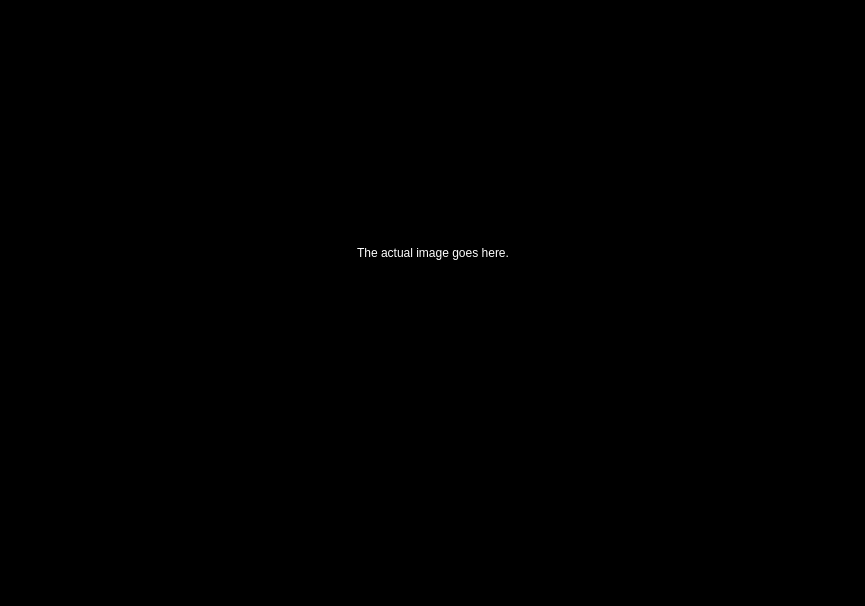
<?xml version="1.0" encoding="UTF-8"?>
<ui version="4.0">
 <class>Form</class>
 <widget class="QWidget" name="Form">
  <property name="geometry">
   <rect>
    <x>0</x>
    <y>0</y>
    <width>865</width>
    <height>606</height>
   </rect>
  </property>
  <property name="palette">
   <palette>
    <active>
     <colorrole role="WindowText">
      <brush brushstyle="SolidPattern">
       <color alpha="255">
        <red>255</red>
        <green>255</green>
        <blue>255</blue>
       </color>
      </brush>
     </colorrole>
     <colorrole role="Button">
      <brush brushstyle="SolidPattern">
       <color alpha="255">
        <red>0</red>
        <green>0</green>
        <blue>0</blue>
       </color>
      </brush>
     </colorrole>
     <colorrole role="Light">
      <brush brushstyle="SolidPattern">
       <color alpha="255">
        <red>0</red>
        <green>0</green>
        <blue>0</blue>
       </color>
      </brush>
     </colorrole>
     <colorrole role="Midlight">
      <brush brushstyle="SolidPattern">
       <color alpha="255">
        <red>0</red>
        <green>0</green>
        <blue>0</blue>
       </color>
      </brush>
     </colorrole>
     <colorrole role="Dark">
      <brush brushstyle="SolidPattern">
       <color alpha="255">
        <red>0</red>
        <green>0</green>
        <blue>0</blue>
       </color>
      </brush>
     </colorrole>
     <colorrole role="Mid">
      <brush brushstyle="SolidPattern">
       <color alpha="255">
        <red>0</red>
        <green>0</green>
        <blue>0</blue>
       </color>
      </brush>
     </colorrole>
     <colorrole role="Text">
      <brush brushstyle="SolidPattern">
       <color alpha="255">
        <red>255</red>
        <green>255</green>
        <blue>255</blue>
       </color>
      </brush>
     </colorrole>
     <colorrole role="BrightText">
      <brush brushstyle="SolidPattern">
       <color alpha="255">
        <red>255</red>
        <green>255</green>
        <blue>255</blue>
       </color>
      </brush>
     </colorrole>
     <colorrole role="ButtonText">
      <brush brushstyle="SolidPattern">
       <color alpha="255">
        <red>255</red>
        <green>255</green>
        <blue>255</blue>
       </color>
      </brush>
     </colorrole>
     <colorrole role="Base">
      <brush brushstyle="SolidPattern">
       <color alpha="255">
        <red>0</red>
        <green>0</green>
        <blue>0</blue>
       </color>
      </brush>
     </colorrole>
     <colorrole role="Window">
      <brush brushstyle="SolidPattern">
       <color alpha="255">
        <red>0</red>
        <green>0</green>
        <blue>0</blue>
       </color>
      </brush>
     </colorrole>
     <colorrole role="Shadow">
      <brush brushstyle="SolidPattern">
       <color alpha="255">
        <red>0</red>
        <green>0</green>
        <blue>0</blue>
       </color>
      </brush>
     </colorrole>
     <colorrole role="AlternateBase">
      <brush brushstyle="SolidPattern">
       <color alpha="255">
        <red>0</red>
        <green>0</green>
        <blue>0</blue>
       </color>
      </brush>
     </colorrole>
     <colorrole role="ToolTipBase">
      <brush brushstyle="SolidPattern">
       <color alpha="255">
        <red>255</red>
        <green>255</green>
        <blue>220</blue>
       </color>
      </brush>
     </colorrole>
     <colorrole role="ToolTipText">
      <brush brushstyle="SolidPattern">
       <color alpha="255">
        <red>0</red>
        <green>0</green>
        <blue>0</blue>
       </color>
      </brush>
     </colorrole>
    </active>
    <inactive>
     <colorrole role="WindowText">
      <brush brushstyle="SolidPattern">
       <color alpha="255">
        <red>255</red>
        <green>255</green>
        <blue>255</blue>
       </color>
      </brush>
     </colorrole>
     <colorrole role="Button">
      <brush brushstyle="SolidPattern">
       <color alpha="255">
        <red>0</red>
        <green>0</green>
        <blue>0</blue>
       </color>
      </brush>
     </colorrole>
     <colorrole role="Light">
      <brush brushstyle="SolidPattern">
       <color alpha="255">
        <red>0</red>
        <green>0</green>
        <blue>0</blue>
       </color>
      </brush>
     </colorrole>
     <colorrole role="Midlight">
      <brush brushstyle="SolidPattern">
       <color alpha="255">
        <red>0</red>
        <green>0</green>
        <blue>0</blue>
       </color>
      </brush>
     </colorrole>
     <colorrole role="Dark">
      <brush brushstyle="SolidPattern">
       <color alpha="255">
        <red>0</red>
        <green>0</green>
        <blue>0</blue>
       </color>
      </brush>
     </colorrole>
     <colorrole role="Mid">
      <brush brushstyle="SolidPattern">
       <color alpha="255">
        <red>0</red>
        <green>0</green>
        <blue>0</blue>
       </color>
      </brush>
     </colorrole>
     <colorrole role="Text">
      <brush brushstyle="SolidPattern">
       <color alpha="255">
        <red>255</red>
        <green>255</green>
        <blue>255</blue>
       </color>
      </brush>
     </colorrole>
     <colorrole role="BrightText">
      <brush brushstyle="SolidPattern">
       <color alpha="255">
        <red>255</red>
        <green>255</green>
        <blue>255</blue>
       </color>
      </brush>
     </colorrole>
     <colorrole role="ButtonText">
      <brush brushstyle="SolidPattern">
       <color alpha="255">
        <red>255</red>
        <green>255</green>
        <blue>255</blue>
       </color>
      </brush>
     </colorrole>
     <colorrole role="Base">
      <brush brushstyle="SolidPattern">
       <color alpha="255">
        <red>0</red>
        <green>0</green>
        <blue>0</blue>
       </color>
      </brush>
     </colorrole>
     <colorrole role="Window">
      <brush brushstyle="SolidPattern">
       <color alpha="255">
        <red>0</red>
        <green>0</green>
        <blue>0</blue>
       </color>
      </brush>
     </colorrole>
     <colorrole role="Shadow">
      <brush brushstyle="SolidPattern">
       <color alpha="255">
        <red>0</red>
        <green>0</green>
        <blue>0</blue>
       </color>
      </brush>
     </colorrole>
     <colorrole role="AlternateBase">
      <brush brushstyle="SolidPattern">
       <color alpha="255">
        <red>0</red>
        <green>0</green>
        <blue>0</blue>
       </color>
      </brush>
     </colorrole>
     <colorrole role="ToolTipBase">
      <brush brushstyle="SolidPattern">
       <color alpha="255">
        <red>255</red>
        <green>255</green>
        <blue>220</blue>
       </color>
      </brush>
     </colorrole>
     <colorrole role="ToolTipText">
      <brush brushstyle="SolidPattern">
       <color alpha="255">
        <red>0</red>
        <green>0</green>
        <blue>0</blue>
       </color>
      </brush>
     </colorrole>
    </inactive>
    <disabled>
     <colorrole role="WindowText">
      <brush brushstyle="SolidPattern">
       <color alpha="255">
        <red>0</red>
        <green>0</green>
        <blue>0</blue>
       </color>
      </brush>
     </colorrole>
     <colorrole role="Button">
      <brush brushstyle="SolidPattern">
       <color alpha="255">
        <red>0</red>
        <green>0</green>
        <blue>0</blue>
       </color>
      </brush>
     </colorrole>
     <colorrole role="Light">
      <brush brushstyle="SolidPattern">
       <color alpha="255">
        <red>0</red>
        <green>0</green>
        <blue>0</blue>
       </color>
      </brush>
     </colorrole>
     <colorrole role="Midlight">
      <brush brushstyle="SolidPattern">
       <color alpha="255">
        <red>0</red>
        <green>0</green>
        <blue>0</blue>
       </color>
      </brush>
     </colorrole>
     <colorrole role="Dark">
      <brush brushstyle="SolidPattern">
       <color alpha="255">
        <red>0</red>
        <green>0</green>
        <blue>0</blue>
       </color>
      </brush>
     </colorrole>
     <colorrole role="Mid">
      <brush brushstyle="SolidPattern">
       <color alpha="255">
        <red>0</red>
        <green>0</green>
        <blue>0</blue>
       </color>
      </brush>
     </colorrole>
     <colorrole role="Text">
      <brush brushstyle="SolidPattern">
       <color alpha="255">
        <red>0</red>
        <green>0</green>
        <blue>0</blue>
       </color>
      </brush>
     </colorrole>
     <colorrole role="BrightText">
      <brush brushstyle="SolidPattern">
       <color alpha="255">
        <red>255</red>
        <green>255</green>
        <blue>255</blue>
       </color>
      </brush>
     </colorrole>
     <colorrole role="ButtonText">
      <brush brushstyle="SolidPattern">
       <color alpha="255">
        <red>0</red>
        <green>0</green>
        <blue>0</blue>
       </color>
      </brush>
     </colorrole>
     <colorrole role="Base">
      <brush brushstyle="SolidPattern">
       <color alpha="255">
        <red>0</red>
        <green>0</green>
        <blue>0</blue>
       </color>
      </brush>
     </colorrole>
     <colorrole role="Window">
      <brush brushstyle="SolidPattern">
       <color alpha="255">
        <red>0</red>
        <green>0</green>
        <blue>0</blue>
       </color>
      </brush>
     </colorrole>
     <colorrole role="Shadow">
      <brush brushstyle="SolidPattern">
       <color alpha="255">
        <red>0</red>
        <green>0</green>
        <blue>0</blue>
       </color>
      </brush>
     </colorrole>
     <colorrole role="AlternateBase">
      <brush brushstyle="SolidPattern">
       <color alpha="255">
        <red>0</red>
        <green>0</green>
        <blue>0</blue>
       </color>
      </brush>
     </colorrole>
     <colorrole role="ToolTipBase">
      <brush brushstyle="SolidPattern">
       <color alpha="255">
        <red>255</red>
        <green>255</green>
        <blue>220</blue>
       </color>
      </brush>
     </colorrole>
     <colorrole role="ToolTipText">
      <brush brushstyle="SolidPattern">
       <color alpha="255">
        <red>0</red>
        <green>0</green>
        <blue>0</blue>
       </color>
      </brush>
     </colorrole>
    </disabled>
   </palette>
  </property>
  <property name="windowTitle">
   <string>Form</string>
  </property>
  <layout class="QVBoxLayout" name="verticalLayout">
   <property name="spacing">
    <number>0</number>
   </property>
   <property name="margin">
    <number>0</number>
   </property>
   <item>
    <widget class="QScrollArea" name="imageArea">
     <property name="lineWidth">
      <number>0</number>
     </property>
     <property name="verticalScrollBarPolicy">
      <enum>Qt::ScrollBarAlwaysOff</enum>
     </property>
     <property name="horizontalScrollBarPolicy">
      <enum>Qt::ScrollBarAlwaysOff</enum>
     </property>
     <property name="widgetResizable">
      <bool>true</bool>
     </property>
     <property name="alignment">
      <set>Qt::AlignCenter</set>
     </property>
     <widget class="QWidget" name="imageAreaWidget">
      <property name="geometry">
       <rect>
        <x>0</x>
        <y>0</y>
        <width>863</width>
        <height>504</height>
       </rect>
      </property>
      <layout class="QHBoxLayout" name="horizontalLayout_2">
       <property name="margin">
        <number>0</number>
       </property>
       <item>
        <spacer name="horizontalSpacer">
         <property name="orientation">
          <enum>Qt::Horizontal</enum>
         </property>
         <property name="sizeHint" stdset="0">
          <size>
           <width>40</width>
           <height>20</height>
          </size>
         </property>
        </spacer>
       </item>
       <item>
        <widget class="QWidget" name="verticalWidget" native="true">
         <layout class="QVBoxLayout" name="verticalLayout_2">
          <property name="margin">
           <number>0</number>
          </property>
          <item>
           <spacer name="verticalSpacer">
            <property name="orientation">
             <enum>Qt::Vertical</enum>
            </property>
            <property name="sizeHint" stdset="0">
             <size>
              <width>20</width>
              <height>40</height>
             </size>
            </property>
           </spacer>
          </item>
          <item>
           <widget class="QLabel" name="imageLabel">
            <property name="text">
             <string>The actual image goes here.</string>
            </property>
           </widget>
          </item>
          <item>
           <spacer name="verticalSpacer_2">
            <property name="orientation">
             <enum>Qt::Vertical</enum>
            </property>
            <property name="sizeHint" stdset="0">
             <size>
              <width>20</width>
              <height>40</height>
             </size>
            </property>
           </spacer>
          </item>
         </layout>
        </widget>
       </item>
       <item>
        <spacer name="horizontalSpacer_2">
         <property name="orientation">
          <enum>Qt::Horizontal</enum>
         </property>
         <property name="sizeHint" stdset="0">
          <size>
           <width>40</width>
           <height>20</height>
          </size>
         </property>
        </spacer>
       </item>
      </layout>
     </widget>
    </widget>
   </item>
   <item>
    <widget class="QScrollArea" name="thumbnailArea">
     <property name="maximumSize">
      <size>
       <width>16777215</width>
       <height>100</height>
      </size>
     </property>
     <property name="lineWidth">
      <number>0</number>
     </property>
     <property name="verticalScrollBarPolicy">
      <enum>Qt::ScrollBarAlwaysOff</enum>
     </property>
     <property name="horizontalScrollBarPolicy">
      <enum>Qt::ScrollBarAlwaysOff</enum>
     </property>
     <property name="widgetResizable">
      <bool>true</bool>
     </property>
     <widget class="QWidget" name="thumbnailAreaWidget">
      <property name="geometry">
       <rect>
        <x>0</x>
        <y>0</y>
        <width>863</width>
        <height>98</height>
       </rect>
      </property>
      <layout class="QHBoxLayout" name="horizontalLayout">
       <property name="margin">
        <number>0</number>
       </property>
       <item>
        <spacer name="horizontalSpacer_3">
         <property name="orientation">
          <enum>Qt::Horizontal</enum>
         </property>
         <property name="sizeHint" stdset="0">
          <size>
           <width>478</width>
           <height>20</height>
          </size>
         </property>
        </spacer>
       </item>
      </layout>
     </widget>
    </widget>
   </item>
  </layout>
 </widget>
 <resources/>
 <connections/>
</ui>
